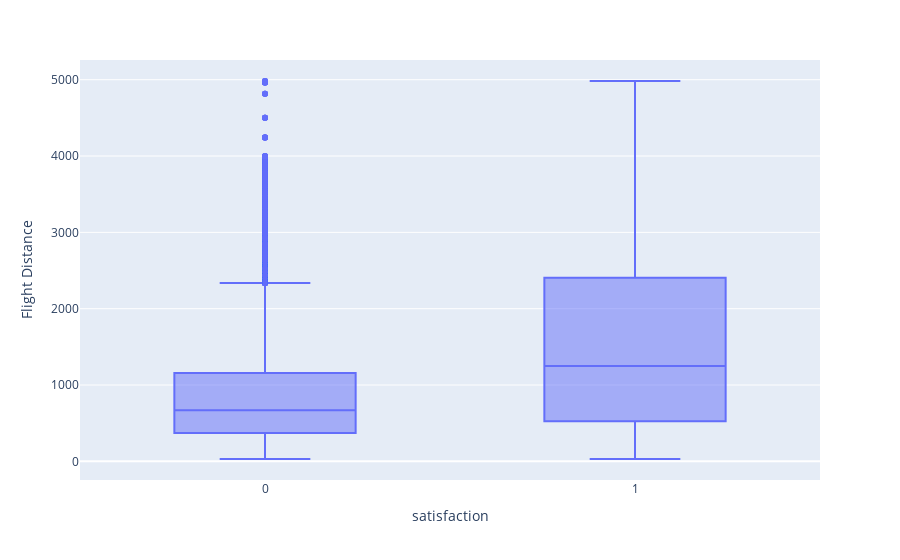

Write notebook code for a chart like this one.
### Code cell
px.box(df_airline_sat, x='satisfaction', y='Flight Distance')

### Figure 1 — Plotly figure (JSON) as saved in the notebook; plotly's stock layout.template omitted (floating-point values rounded to 4 significant figures; data arrays with more than 128 entries replaced by an {"elided": "..."} marker saying what was removed)
{"data": [{"alignmentgroup": "True", "hovertemplate": "satisfaction=%{x}<br>Flight Distance=%{y}<extra></extra>", "legendgroup": "", "marker": {"color": "#636efa"}, "name": "", "notched": false, "offsetgroup": "", "orientation": "v", "showlegend": false, "type": "box", "x": {"elided": "103904 int values"}, "x0": " ", "xaxis": "x", "y": {"elided": "103904 int values"}, "y0": " ", "yaxis": "y"}], "layout": {"boxmode": "group", "legend": {"tracegroupgap": 0}, "margin": {"t": 60}, "xaxis": {"anchor": "y", "domain": [0, 1], "title": {"text": "satisfaction"}}, "yaxis": {"anchor": "x", "domain": [0, 1], "title": {"text": "Flight Distance"}}}}
